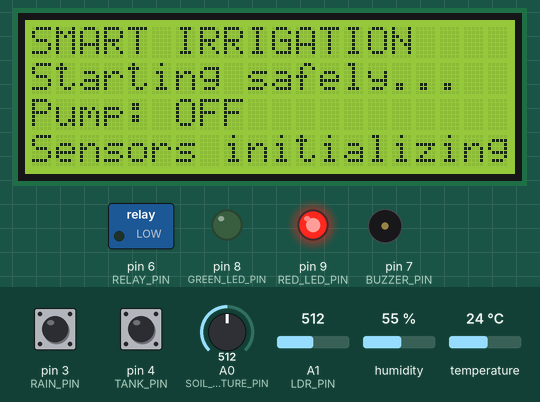
A sketch run on a simulated Arduino Uno, built with avr-gcc and run on an emulated ATmega328P. Shown: 20×4 character LCD, switched loads named in the sketch (green lamp = pin HIGH), output pins drawn as LEDs (lit = HIGH), buzzer (waves = sounding). The inputs (shaded band) are chosen by the test bench; at power-on: pin 4 (TANK_PIN) HIGH, A1 (LDR_PIN) = 512, A0 (SOIL_MOISTURE_PIN) = 512, pin 3 (RAIN_PIN) HIGH, humidity 55 %, temperature 24 °C. What the sketch prints to the serial monitor is not drawn.

Above: at 1.3 s.
1.4 s: pin 4 (TANK_PIN) pulled LOW for 1 s
At 2.2 s:
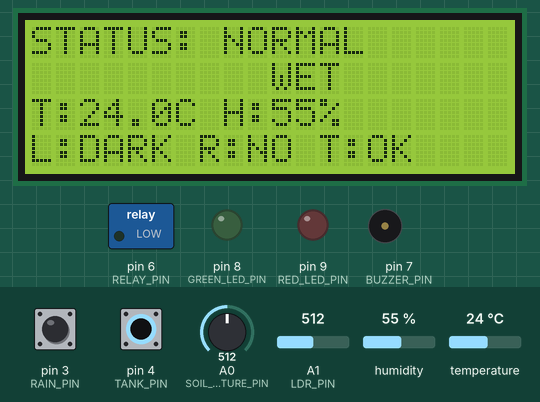
4.2 s: A1 (LDR_PIN) set to 504
At 5.3 s:
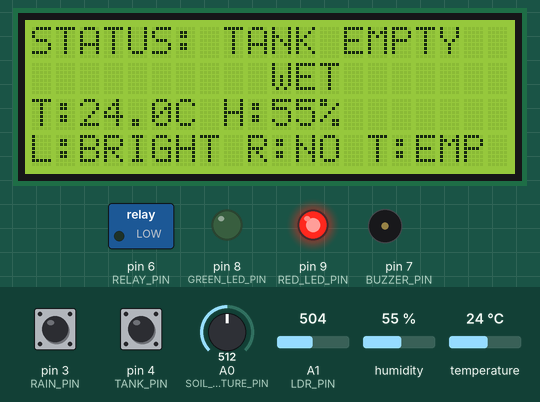
7.0 s: A0 (SOIL_MOISTURE_PIN) set to 663
8.5 s: A0 (SOIL_MOISTURE_PIN) set to 687
At 9.3 s:
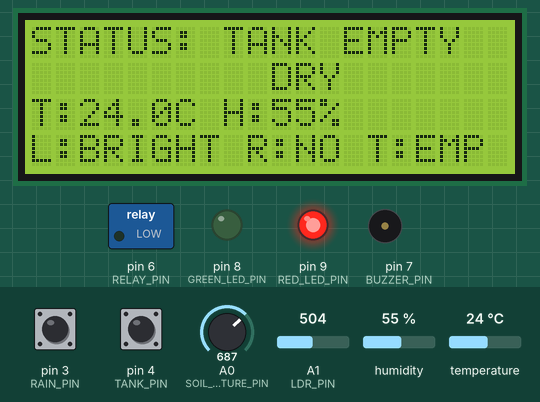
12.0 s: pin 4 (TANK_PIN) pulled LOW for 0.15 s
At 12.35 s:
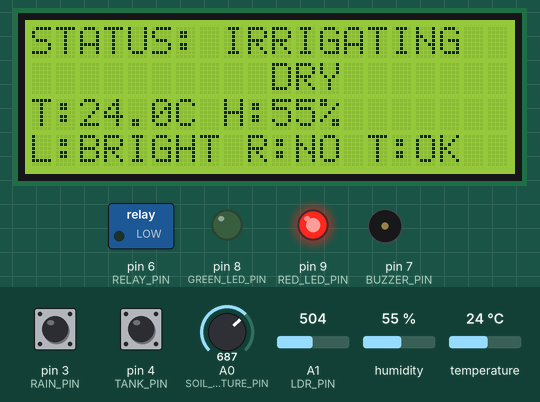
13.7 s: pin 3 (RAIN_PIN) pulled LOW for 1 s
At 14.4 s:
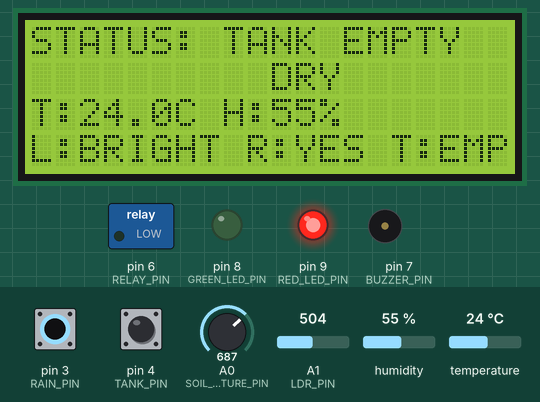
Timing chart, 0 to 63.7 s (numbered marks = the images above; inputs shaded):
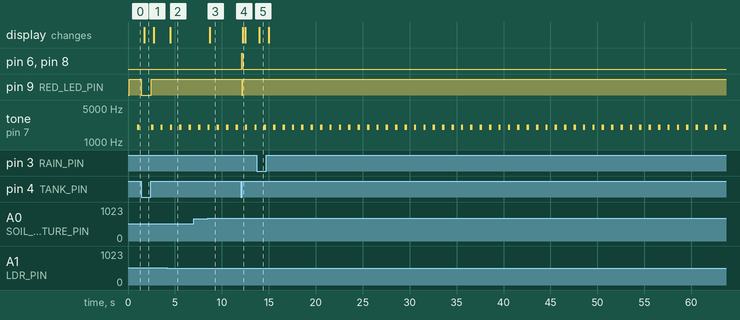

Measured:
- the behaviour switches between 512 and 511 on A1 (LDR_PIN) (found by bisection; images 1 and 2)
- the behaviour switches between 670 and 671 on A0 (SOIL_MOISTURE_PIN) (found by bisection; images 2 and 3)
- after the input at 1.4 s, pin 9 (RED_LED_PIN): HIGH → LOW at once, → HIGH 1.1 s later; the display: changes after 0.33 s (image 1)
- after the input at 4.2 s, the display: changes after 0.28 s (image 2)
- after the input at 8.5 s, the display: changes after 0.23 s (image 3)
- after the input at 12.0 s, pin 6 (RELAY_PIN), pin 8 (GREEN_LED_PIN): LOW → HIGH after 0.10 s, → LOW 0.12 s later; pin 9 (RED_LED_PIN): HIGH → LOW after 0.10 s, → HIGH 0.12 s later; the display: changes after 0.23 s (image 4)
- after the input at 13.7 s, the display: changes after 0.28 s (image 5)
- by itself, tone on pin 7 (BUZZER_PIN): alternates 2000 Hz for 0.25 s and silent for 0.75 s

The sketch:

smart_irrigation.ino
```cpp
#include <DHT.h>
#include <LiquidCrystal_PCF8574.h>
#include <Wire.h>
#include <math.h>


#ifndef SMART_IRRIGATION_DHT_TYPE
#define SMART_IRRIGATION_DHT_TYPE DHT22
#endif

#ifndef SMART_IRRIGATION_RELAY_ACTIVE_HIGH
#define SMART_IRRIGATION_RELAY_ACTIVE_HIGH 1
#endif

namespace irrigation {

enum class StopReason : uint8_t {
  None,
  SoilWet,
  Rain,
  TankEmpty,
  InvalidConfiguration,
};

struct DecisionInput {
  uint8_t moisturePercent;
  bool rainDetected;
  bool waterAvailable;
  bool pumpOn;
};

struct DecisionOutput {
  bool pumpOn;
  bool tankFault;
  StopReason reason;
};

uint8_t moisturePercentFromAdc(int rawAdc, int dryAdc, int wetAdc) {
  if (dryAdc == wetAdc) {
    return 0;
  }

  long percent = 0;
  if (dryAdc > wetAdc) {
    percent = static_cast<long>(dryAdc - rawAdc) * 100L /
              static_cast<long>(dryAdc - wetAdc);
  } else {
    percent = static_cast<long>(rawAdc - dryAdc) * 100L /
              static_cast<long>(wetAdc - dryAdc);
  }

  if (percent < 0) {
    percent = 0;
  }
  if (percent > 100) {
    percent = 100;
  }
  return static_cast<uint8_t>(percent);
}

DecisionOutput decidePump(const DecisionInput& input,
                          uint8_t startThreshold,
                          uint8_t stopThreshold) {
  if (startThreshold >= stopThreshold) {
    return {false, true, StopReason::InvalidConfiguration};
  }

  if (!input.waterAvailable) {
    return {false, true, StopReason::TankEmpty};
  }

  if (input.rainDetected) {
    return {false, false, StopReason::Rain};
  }

  if (input.pumpOn && input.moisturePercent >= stopThreshold) {
    return {false, false, StopReason::SoilWet};
  }

  if (!input.pumpOn && input.moisturePercent <= startThreshold) {
    return {true, false, StopReason::None};
  }

  return {input.pumpOn, false, StopReason::None};
}

}

namespace {

constexpr uint8_t SOIL_MOISTURE_PIN = A0;
constexpr uint8_t LDR_PIN = A1;
constexpr uint8_t DHT_PIN = 2;
constexpr uint8_t RAIN_PIN = 3;
constexpr uint8_t TANK_PIN = 4;
constexpr uint8_t RELAY_PIN = 6;
constexpr uint8_t BUZZER_PIN = 7;
constexpr uint8_t GREEN_LED_PIN = 8;
constexpr uint8_t RED_LED_PIN = 9;

constexpr uint8_t LCD_ADDRESS = 0x27;
constexpr uint8_t LCD_COLUMNS = 20;
constexpr uint8_t LCD_ROWS = 4;

constexpr int MOISTURE_DRY_ADC = 850;
constexpr int MOISTURE_WET_ADC = 350;
constexpr uint8_t START_WATERING_PERCENT = 35;
constexpr uint8_t STOP_WATERING_PERCENT = 60;
constexpr int LIGHT_BRIGHT_THRESHOLD = 512;

constexpr unsigned long SENSOR_POLL_INTERVAL_MS = 100;
constexpr unsigned long DHT_READ_INTERVAL_MS = 2500;
constexpr unsigned long LCD_UPDATE_INTERVAL_MS = 250;
constexpr unsigned long UART_REPORT_INTERVAL_MS = 1000;
constexpr unsigned long BUZZER_PERIOD_MS = 1000;
constexpr unsigned long BUZZER_ON_MS = 250;

constexpr uint8_t RELAY_ON_LEVEL =
    SMART_IRRIGATION_RELAY_ACTIVE_HIGH ? HIGH : LOW;
constexpr uint8_t RELAY_OFF_LEVEL =
    SMART_IRRIGATION_RELAY_ACTIVE_HIGH ? LOW : HIGH;

LiquidCrystal_PCF8574 lcd(LCD_ADDRESS);
DHT dht(DHT_PIN, SMART_IRRIGATION_DHT_TYPE);

struct SensorData {
  int soilRaw = 0;
  uint8_t soilPercent = 0;
  int ldrRaw = 0;
  bool rainDetected = false;
  bool waterAvailable = false;
  bool dhtValid = false;
  float temperatureC = NAN;
  float humidityPercent = NAN;
  bool pumpOn = false;
  bool tankFault = false;
  irrigation::StopReason stopReason = irrigation::StopReason::None;
};

SensorData data;
unsigned long lastSensorPollAt = 0;
unsigned long lastDhtReadAt = 0;
unsigned long lastLcdUpdateAt = 0;
unsigned long lastUartReportAt = 0;
unsigned long lastBuzzerAt = 0;
unsigned long startupDisplayUntil = 0;
bool hasDhtRead = false;
bool buzzerIsOn = false;

void writeLcdLine(uint8_t row, const char* text) {
  lcd.setCursor(0, row);
  uint8_t column = 0;
  while (text[column] != '\0' && column < LCD_COLUMNS) {
    lcd.print(text[column]);
    ++column;
  }
  while (column < LCD_COLUMNS) {
    lcd.print(' ');
    ++column;
  }
}

const char* lightCategory() {
  return data.ldrRaw < LIGHT_BRIGHT_THRESHOLD ? "BRIGHT" : "DARK";
}

const char* statusText() {
  if (data.tankFault) {
    return "TANK EMPTY";
  }
  if (data.rainDetected) {
    return "RAIN STOP";
  }
  return data.pumpOn ? "IRRIGATING" : "NORMAL";
}

const char* reasonText(irrigation::StopReason reason) {
  switch (reason) {
    case irrigation::StopReason::SoilWet:
      return "SOIL_WET";
    case irrigation::StopReason::Rain:
      return "RAIN";
    case irrigation::StopReason::TankEmpty:
      return "TANK_EMPTY";
    case irrigation::StopReason::InvalidConfiguration:
      return "INVALID_CONFIG";
    case irrigation::StopReason::None:
    default:
      return "NONE";
  }
}

void initializeSafeOutputs() {

  digitalWrite(RELAY_PIN, RELAY_OFF_LEVEL);
  digitalWrite(BUZZER_PIN, LOW);
  digitalWrite(GREEN_LED_PIN, LOW);
  digitalWrite(RED_LED_PIN, LOW);

  pinMode(RELAY_PIN, OUTPUT);
  pinMode(BUZZER_PIN, OUTPUT);
  pinMode(GREEN_LED_PIN, OUTPUT);
  pinMode(RED_LED_PIN, OUTPUT);
  noTone(BUZZER_PIN);
}

void readDhtIfDue(unsigned long now) {
  if (hasDhtRead && now - lastDhtReadAt < DHT_READ_INTERVAL_MS) {
    return;
  }

  lastDhtReadAt = now;
  hasDhtRead = true;
  const float temperature = dht.readTemperature();
  const float humidity = dht.readHumidity();
  data.dhtValid = !isnan(temperature) && !isnan(humidity);
  if (data.dhtValid) {
    data.temperatureC = temperature;
    data.humidityPercent = humidity;
  } else {
    data.temperatureC = NAN;
    data.humidityPercent = NAN;
  }
}

void readSensors(unsigned long now) {
  data.soilRaw = analogRead(SOIL_MOISTURE_PIN);
  data.soilPercent = irrigation::moisturePercentFromAdc(
      data.soilRaw, MOISTURE_DRY_ADC, MOISTURE_WET_ADC);
  data.ldrRaw = analogRead(LDR_PIN);

  // Both simulation buttons and physical switches pull the input to ground.
  data.rainDetected = digitalRead(RAIN_PIN) == LOW;
  data.waterAvailable = digitalRead(TANK_PIN) == LOW;
  readDhtIfDue(now);
}

void applyPumpOutputs() {
  digitalWrite(RELAY_PIN, data.pumpOn ? RELAY_ON_LEVEL : RELAY_OFF_LEVEL);
  digitalWrite(GREEN_LED_PIN, data.pumpOn ? HIGH : LOW);
  digitalWrite(RED_LED_PIN, data.tankFault ? HIGH : LOW);
}

void updatePumpDecision() {
  const irrigation::DecisionInput input{
      data.soilPercent, data.rainDetected, data.waterAvailable, data.pumpOn};
  const irrigation::DecisionOutput decision = irrigation::decidePump(
      input, START_WATERING_PERCENT, STOP_WATERING_PERCENT);

  if (decision.pumpOn != data.pumpOn) {
    Serial.print("EVENT pump=");
    Serial.print(decision.pumpOn ? "ON" : "OFF");
    Serial.print(" reason=");
    Serial.println(reasonText(decision.reason));
  }

  data.pumpOn = decision.pumpOn;
  data.tankFault = decision.tankFault;
  data.stopReason = decision.reason;
  applyPumpOutputs();
}

void updateBuzzer(unsigned long now) {
  if (!data.tankFault) {
    noTone(BUZZER_PIN);
    buzzerIsOn = false;
    return;
  }

  if (!buzzerIsOn && now - lastBuzzerAt >= BUZZER_PERIOD_MS) {
    tone(BUZZER_PIN, 2000, BUZZER_ON_MS);
    Serial.println("EVENT buzzer=ON reason=TANK_EMPTY");
    buzzerIsOn = true;
    lastBuzzerAt = now;
  } else if (buzzerIsOn && now - lastBuzzerAt >= BUZZER_ON_MS) {
    noTone(BUZZER_PIN);
    buzzerIsOn = false;
  }
}

void updateLcd(unsigned long now) {
  if (now - lastLcdUpdateAt < LCD_UPDATE_INTERVAL_MS ||
      now < startupDisplayUntil) {
    return;
  }
  lastLcdUpdateAt = now;

  char line[21];
  snprintf(line, sizeof(line), "STATUS: %s", statusText());
  writeLcdLine(0, line);

  snprintf(line, sizeof(line), "Soil:%3u%% %s", data.soilPercent,
           data.soilPercent <= START_WATERING_PERCENT ? "DRY" : "WET");
  writeLcdLine(1, line);

  lcd.setCursor(0, 2);
  lcd.print("T:");
  if (data.dhtValid) {
    lcd.print(data.temperatureC, 1);
  } else {
    lcd.print("NA");
  }
  lcd.print("C H:");
  if (data.dhtValid) {
    lcd.print(data.humidityPercent, 0);
  } else {
    lcd.print("NA");
  }
  lcd.print('%');
  lcd.print("                ");

  snprintf(line, sizeof(line), "L:%s R:%s T:%s", lightCategory(),
           data.rainDetected ? "YES" : "NO",
           data.waterAvailable ? "OK" : "EMP");
  writeLcdLine(3, line);
}

void printOptionalFloat(float value) {
  if (isnan(value)) {
    Serial.print("NA");
  } else {
    Serial.print(value, 1);
  }
}

void printUartReport(unsigned long now) {
  if (now - lastUartReportAt < UART_REPORT_INTERVAL_MS) {
    return;
  }
  lastUartReportAt = now;

  Serial.print("REPORT soil_raw=");
  Serial.print(data.soilRaw);
  Serial.print(" soil_pct=");
  Serial.print(data.soilPercent);
  Serial.print(" temp_c=");
  printOptionalFloat(data.temperatureC);
  Serial.print(" humidity_pct=");
  printOptionalFloat(data.humidityPercent);
  Serial.print(" light=");
  Serial.print(lightCategory());
  Serial.print(" light_raw=");
  Serial.print(data.ldrRaw);
  Serial.print(" rain=");
  Serial.print(data.rainDetected ? "YES" : "NO");
  Serial.print(" tank=");
  Serial.print(data.waterAvailable ? "AVAILABLE" : "EMPTY");
  Serial.print(" pump=");
  Serial.print(data.pumpOn ? "ON" : "OFF");
  Serial.print(" status=");
  Serial.println(statusText());
}

}  // namespace

void setup() {
  initializeSafeOutputs();

  pinMode(RAIN_PIN, INPUT_PULLUP);
  pinMode(TANK_PIN, INPUT_PULLUP);
  pinMode(SOIL_MOISTURE_PIN, INPUT);
  pinMode(LDR_PIN, INPUT);

  Serial.begin(9600);
  dht.begin();
  lcd.begin(LCD_COLUMNS, LCD_ROWS, Wire);
  lcd.setBacklight(255);
  Wire.beginTransmission(LCD_ADDRESS);
  const uint8_t lcdI2cStatus = Wire.endTransmission();
  Serial.print("LCD I2C status=");
  Serial.println(lcdI2cStatus);
  writeLcdLine(0, "SMART IRRIGATION");
  writeLcdLine(1, "Starting safely...");
  writeLcdLine(2, "Pump: OFF");
  writeLcdLine(3, "Sensors initializing");
  startupDisplayUntil = millis() + 1500;

  Serial.println("SMART IRRIGATION READY");
  Serial.println("Relay/load initialized OFF");
}

void loop() {
  const unsigned long now = millis();
  if (now - lastSensorPollAt >= SENSOR_POLL_INTERVAL_MS) {
    lastSensorPollAt = now;
    readSensors(now);
    updatePumpDecision();
  }

  updateBuzzer(now);
  updateLcd(now);
  printUartReport(now);
}
```
